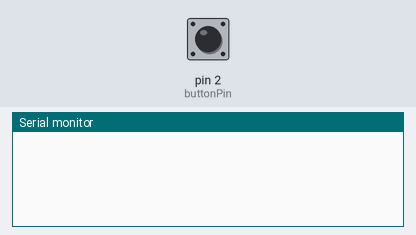
Recording of a sketch running on a simulated Arduino Uno, built with avr-gcc and run on an emulated ATmega328P. Shown: the last lines printed to the serial monitor. The test bench sets the inputs (shaded band); at power-on: pin 2 (buttonPin) LOW.

Above: at 1.2 s.
1.3 s: pin 2 (buttonPin) pulled HIGH for 0.15 s
At 2.3 s:
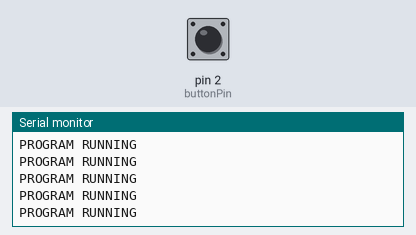
2.9 s: pin 2 (buttonPin) pulled HIGH for 1 s
At 3.5 s:
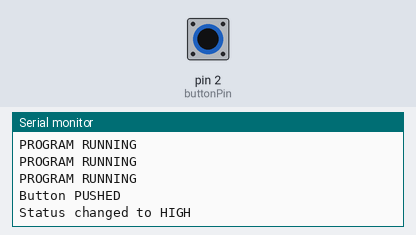
5.4 s: pin 2 (buttonPin) pulled HIGH for 0.15 s
At 6.2 s:
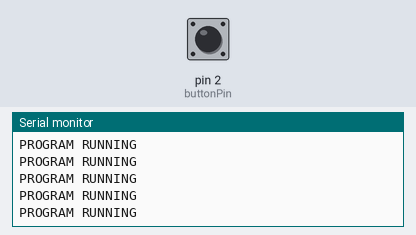

The sketch:

status_register.ino
```cpp
int reading = LOW;
int state = HIGH;
int previous = LOW;
int buttonPin = 2;
int stateTime = 0;
int debounce = 100;


void setup() {
  pinMode(buttonPin, INPUT);
  Serial.begin(9600);
}

void loop() {
  // read the pushbutton input pin
  reading = digitalRead(buttonPin);


  // determine if the button is pressed with debounce
  if (reading == HIGH && previous == LOW && (millis() - stateTime) > debounce)
  {
    Serial.println("Button PUSHED");
    if (state == HIGH)
    {
      state = LOW;
      Serial.println("Status changed to LOW");
    }
    else {
      state = HIGH;
      Serial.println("Status changed to HIGH");
    }
    stateTime = millis();
  }


  if (state == LOW)
  {
    Serial.println("PROGRAM RUNNING"); //Put here the program you want to run till button pushed again

  }

  // update previous button state reading
  previous = reading;
}
```

Measured:
- after the input at 1.3 s, the serial monitor: prints a new line at once (image 1)
- after the input at 2.9 s, the serial monitor: prints a new line after 0.10 s (image 2)
- after the input at 5.4 s, the serial monitor: prints a new line at once (image 3)
